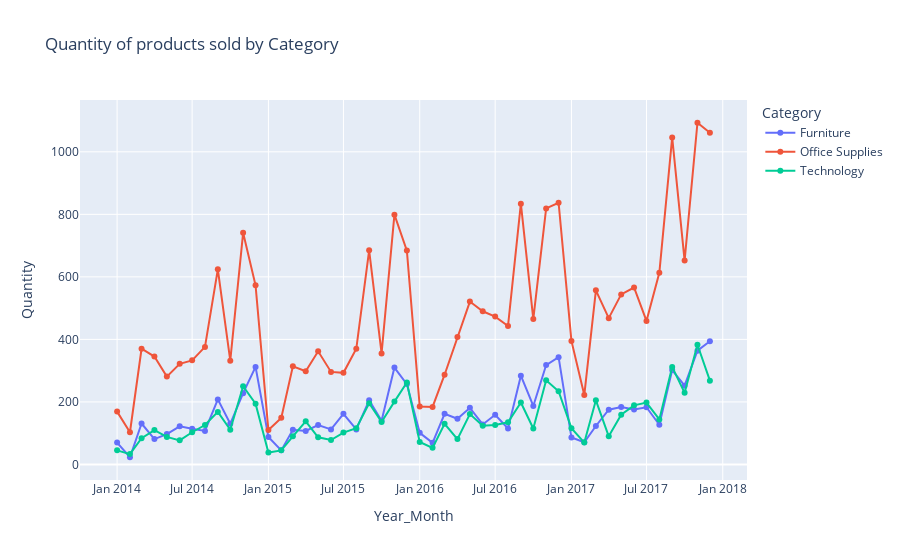

Write notebook code for a chart like this one.
### Code cell
plot(df_models, 'Category')

### Figure 1 — Plotly figure (JSON) as saved in the notebook; plotly's stock layout.template omitted (floating-point values rounded to 4 significant figures)
{"data": [{"hovertemplate": "Category=Furniture<br>Year_Month=%{x}<br>Quantity=%{y}<extra></extra>", "legendgroup": "Furniture", "line": {"color": "#636efa", "dash": "solid"}, "marker": {"symbol": "circle"}, "mode": "markers+lines", "name": "Furniture", "orientation": "v", "showlegend": true, "type": "scatter", "x": ["2014-01", "2014-02", "2014-03", "2014-04", "2014-05", "2014-06", "2014-07", "2014-08", "2014-09", "2014-10", "2014-11", "2014-12", "2015-01", "2015-02", "2015-03", "2015-04", "2015-05", "2015-06", "2015-07", "2015-08", "2015-09", "2015-10", "2015-11", "2015-12", "2016-01", "2016-02", "2016-03", "2016-04", "2016-05", "2016-06", "2016-07", "2016-08", "2016-09", "2016-10", "2016-11", "2016-12", "2017-01", "2017-02", "2017-03", "2017-04", "2017-05", "2017-06", "2017-07", "2017-08", "2017-09", "2017-10", "2017-11", "2017-12"], "xaxis": "x", "y": [70, 23, 131, 81, 97, 122, 114, 107, 208, 130, 228, 312, 88, 45, 111, 107, 126, 112, 162, 112, 205, 140, 310, 257, 101, 69, 162, 146, 181, 128, 159, 115, 284, 187, 318, 343, 86, 71, 123, 175, 184, 176, 183, 127, 302, 252, 364, 394], "yaxis": "y"}, {"hovertemplate": "Category=Office Supplies<br>Year_Month=%{x}<br>Quantity=%{y}<extra></extra>", "legendgroup": "Office Supplies", "line": {"color": "#EF553B", "dash": "solid"}, "marker": {"symbol": "circle"}, "mode": "markers+lines", "name": "Office Supplies", "orientation": "v", "showlegend": true, "type": "scatter", "x": ["2014-01", "2014-02", "2014-03", "2014-04", "2014-05", "2014-06", "2014-07", "2014-08", "2014-09", "2014-10", "2014-11", "2014-12", "2015-01", "2015-02", "2015-03", "2015-04", "2015-05", "2015-06", "2015-07", "2015-08", "2015-09", "2015-10", "2015-11", "2015-12", "2016-01", "2016-02", "2016-03", "2016-04", "2016-05", "2016-06", "2016-07", "2016-08", "2016-09", "2016-10", "2016-11", "2016-12", "2017-01", "2017-02", "2017-03", "2017-04", "2017-05", "2017-06", "2017-07", "2017-08", "2017-09", "2017-10", "2017-11", "2017-12"], "xaxis": "x", "y": [169, 103, 370, 345, 281, 322, 333, 376, 624, 332, 741, 573, 110, 149, 314, 298, 362, 296, 293, 370, 685, 355, 799, 684, 185, 184, 287, 408, 521, 490, 473, 443, 834, 465, 819, 837, 395, 222, 557, 468, 544, 566, 459, 613, 1046, 652, 1093, 1061], "yaxis": "y"}, {"hovertemplate": "Category=Technology<br>Year_Month=%{x}<br>Quantity=%{y}<extra></extra>", "legendgroup": "Technology", "line": {"color": "#00cc96", "dash": "solid"}, "marker": {"symbol": "circle"}, "mode": "markers+lines", "name": "Technology", "orientation": "v", "showlegend": true, "type": "scatter", "x": ["2014-01", "2014-02", "2014-03", "2014-04", "2014-05", "2014-06", "2014-07", "2014-08", "2014-09", "2014-10", "2014-11", "2014-12", "2015-01", "2015-02", "2015-03", "2015-04", "2015-05", "2015-06", "2015-07", "2015-08", "2015-09", "2015-10", "2015-11", "2015-12", "2016-01", "2016-02", "2016-03", "2016-04", "2016-05", "2016-06", "2016-07", "2016-08", "2016-09", "2016-10", "2016-11", "2016-12", "2017-01", "2017-02", "2017-03", "2017-04", "2017-05", "2017-06", "2017-07", "2017-08", "2017-09", "2017-10", "2017-11", "2017-12"], "xaxis": "x", "y": [45, 33, 84, 110, 88, 77, 103, 126, 168, 111, 250, 194, 38, 45, 90, 138, 87, 78, 102, 116, 196, 136, 201, 262, 72, 53, 130, 81, 161, 124, 126, 135, 198, 115, 269, 234, 116, 70, 205, 90, 159, 189, 198, 144, 312, 229, 383, 268], "yaxis": "y"}], "layout": {"legend": {"title": {"text": "Category"}, "tracegroupgap": 0}, "title": {"text": "Quantity of products sold by Category"}, "xaxis": {"anchor": "y", "domain": [0, 1], "title": {"text": "Year_Month"}}, "yaxis": {"anchor": "x", "domain": [0, 1], "title": {"text": "Quantity"}}}}
